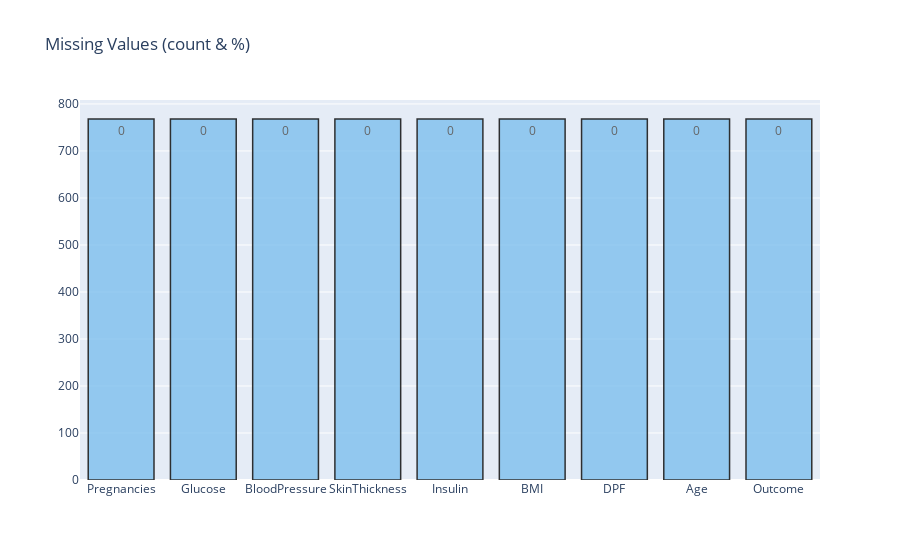

Here is the notebook cell this chart was saved with:
### Code cell
# Plotting
missing_plot(df, 'Outcome')

### Figure 1 — Plotly figure (JSON) as saved in the notebook; plotly's stock layout.template omitted (floating-point values rounded to 4 significant figures)
{"data": [{"marker": {"color": "#7EC0EE", "line": {"color": "#000000", "width": 1.5}}, "opacity": 0.8, "text": [0, 0, 0, 0, 0, 0, 0, 0, 0], "textposition": "auto", "type": "bar", "x": ["Pregnancies", "Glucose", "BloodPressure", "SkinThickness", "Insulin", "BMI", "DPF", "Age", "Outcome"], "y": [768, 768, 768, 768, 768, 768, 768, 768, 768]}], "layout": {"title": {"text": "Missing Values (count & %)"}}}
